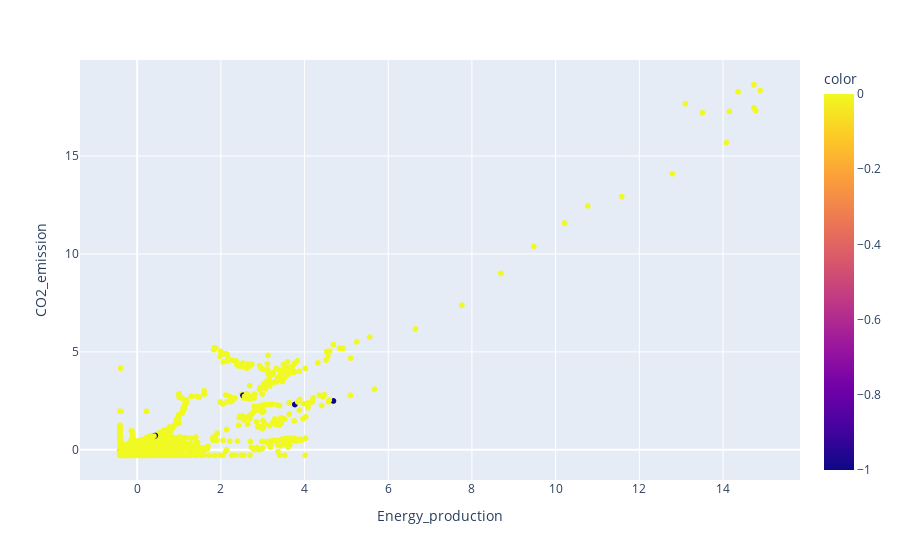

The notebook cell this image was saved under:
### Code cell
px.scatter(data_frame=df_procesed,x="Energy_production",y="CO2_emission",color=db.labels_)

### Figure 1 — Plotly figure (JSON) as saved in the notebook; plotly's stock layout.template omitted (floating-point values rounded to 4 significant figures; data arrays with more than 128 entries replaced by an {"elided": "..."} marker saying what was removed)
{"data": [{"hovertemplate": "Energy_production=%{x}<br>CO2_emission=%{y}<br>color=%{marker.color}<extra></extra>", "legendgroup": "", "marker": {"color": {"elided": "6484 int values"}, "coloraxis": "coloraxis", "symbol": "circle"}, "mode": "markers", "name": "", "showlegend": false, "type": "scattergl", "x": {"elided": "6484 float values"}, "xaxis": "x", "y": {"elided": "6484 float values"}, "yaxis": "y"}], "layout": {"coloraxis": {"colorbar": {"title": {"text": "color"}}, "colorscale": [[0, "#0d0887"], [0.1111, "#46039f"], [0.2222, "#7201a8"], [0.3333, "#9c179e"], [0.4444, "#bd3786"], [0.5556, "#d8576b"], [0.6667, "#ed7953"], [0.7778, "#fb9f3a"], [0.8889, "#fdca26"], [1, "#f0f921"]]}, "legend": {"tracegroupgap": 0}, "margin": {"t": 60}, "xaxis": {"anchor": "y", "domain": [0, 1], "title": {"text": "Energy_production"}}, "yaxis": {"anchor": "x", "domain": [0, 1], "title": {"text": "CO2_emission"}}}}
